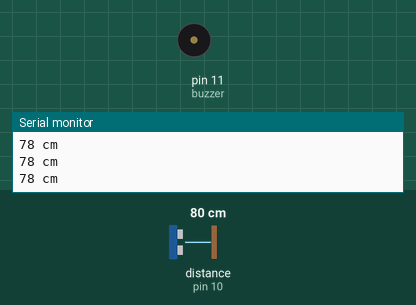
Recording of a sketch running on a simulated Arduino Uno, built with avr-gcc and run on an emulated ATmega328P. On the bench: buzzer (waves = sounding, pin HIGH), the last lines printed to the serial monitor. Wiring (inferred from the names in the program): ultrasonic range finder: trigger pin 9; echo pin 10. The inputs (shaded band) are chosen by the test bench; at power-on: distance to the obstacle (sensor on pin 10) 80 cm. The echo pulse lasts 58.3 µs per cm; pins used as bus, display or sensor lines are not drawn.

Above: at 1.2 s.
1.3 s: distance to the obstacle (sensor on pin 10) set to 28 cm
2.8 s: distance to the obstacle (sensor on pin 10) set to 24 cm
At 3.1 s:
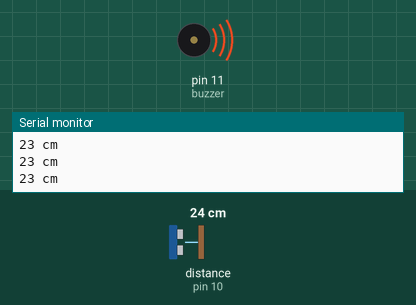
4.3 s: distance to the obstacle (sensor on pin 10) set to 35 cm
At 5.5 s:
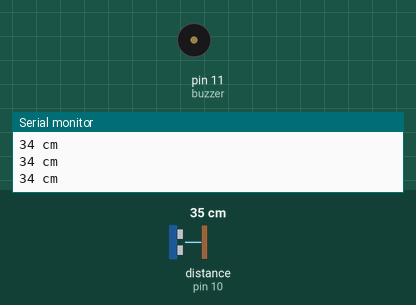
5.8 s: distance to the obstacle (sensor on pin 10) set to 2 cm
At 6.6 s:
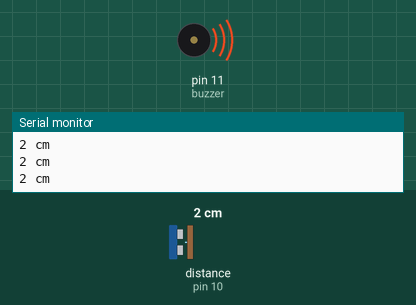
Timing chart, 0 to 8.8 s (numbered marks = the images above; inputs shaded):
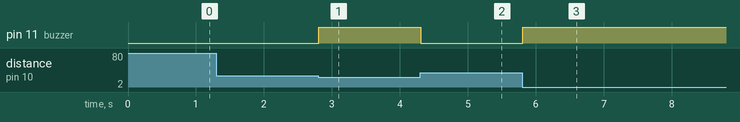

Measured:
- the behaviour switches between 27 and 26 cm on distance to the obstacle (sensor on pin 10) (found by bisection; images 0 and 1)
- after the input at 2.8 s, pin 11 (buzzer): LOW → HIGH at once
- after the input at 4.3 s, pin 11 (buzzer): HIGH → LOW at once
- after the input at 5.8 s, pin 11 (buzzer): LOW → HIGH at once

The sketch:

sketch_apr14b.ino
```cpp
const int trigPin =9;
const int echoPin =10;
const int buzzer =11;


long duration;
int distance;
int safetyDistance;

void setup() {
Serial.begin (9600);
pinMode(trigPin, OUTPUT);
pinMode(echoPin, INPUT);
pinMode(buzzer, OUTPUT);
}
void loop() {
 digitalWrite(trigPin, LOW);
delayMicroseconds(2);
digitalWrite(trigPin, HIGH);
delayMicroseconds(10);
digitalWrite(trigPin, LOW);

duration = pulseIn(echoPin, HIGH);
distance =duration*0.034/2;


safetyDistance = distance;
if (safetyDistance <= 25)   // You can change safe distance from here changing value Ex. 20 , 40 , 60 , 80 , 100, all in cm
{
  digitalWrite(buzzer, HIGH);
}
else{
digitalWrite(buzzer, LOW);

}

Serial.print(distance);
Serial.println(" cm");
}
```
